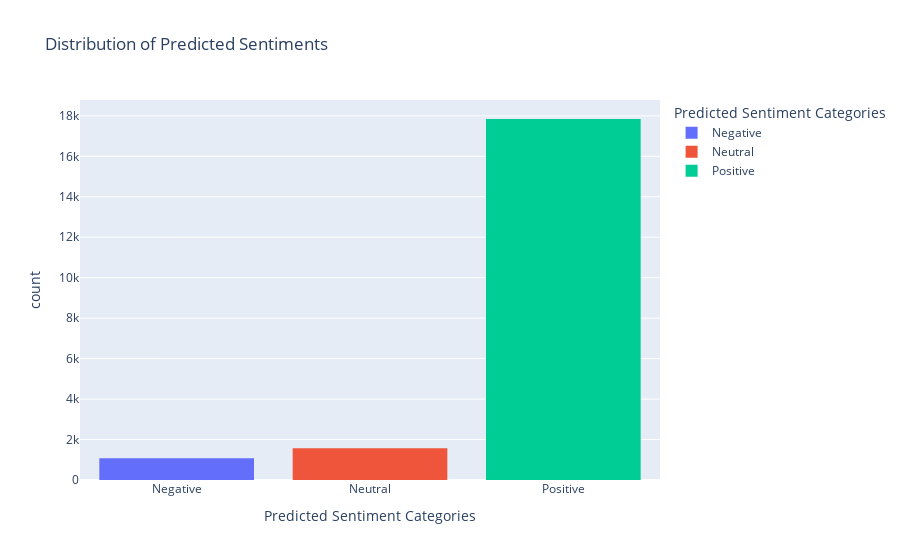
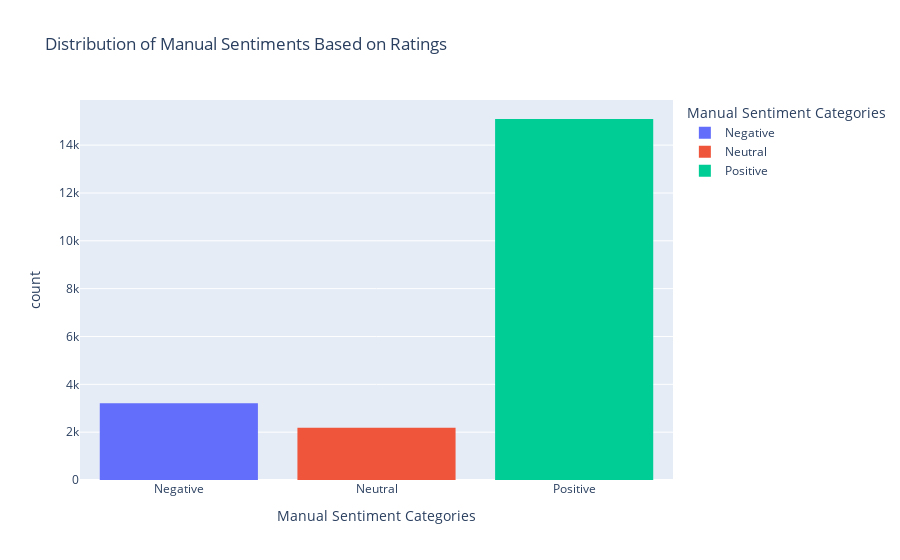

The cell these charts' notebook holds for them, in order:
### Code cell
# Visualization for Predicted Sentiments
fig_pred = px.histogram(df, x='Sentiment_Predicted', color='Sentiment_Predicted',
                        title="Distribution of Predicted Sentiments",
                        labels={'Sentiment_Predicted':'Predicted Sentiment Categories'},
                        category_orders={"Sentiment_Predicted": ["Negative", "Neutral", "Positive"]})
fig_pred.show()

# Visualization for Manual Sentiments
fig_manual = px.histogram(df, x='Sentiment_Manual', color='Sentiment_Manual',
                          title="Distribution of Manual Sentiments Based on Ratings",
                          labels={'Sentiment_Manual':'Manual Sentiment Categories'},
                          category_orders={"Sentiment_Manual": ["Negative", "Neutral", "Positive"]})
fig_manual.show()

### Figure 1 — Plotly figure (JSON) as saved in the notebook; plotly's stock layout.template omitted (floating-point values rounded to 4 significant figures; data arrays with more than 128 entries replaced by an {"elided": "..."} marker saying what was removed)
{"data": [{"alignmentgroup": "True", "bingroup": "x", "hovertemplate": "Predicted Sentiment Categories=%{x}<br>count=%{y}<extra></extra>", "legendgroup": "Negative", "marker": {"color": "#636efa", "pattern": {"shape": ""}}, "name": "Negative", "offsetgroup": "Negative", "orientation": "v", "showlegend": true, "type": "histogram", "x": {"elided": "1079 str values"}, "xaxis": "x", "yaxis": "y"}, {"alignmentgroup": "True", "bingroup": "x", "hovertemplate": "Predicted Sentiment Categories=%{x}<br>count=%{y}<extra></extra>", "legendgroup": "Neutral", "marker": {"color": "#EF553B", "pattern": {"shape": ""}}, "name": "Neutral", "offsetgroup": "Neutral", "orientation": "v", "showlegend": true, "type": "histogram", "x": {"elided": "1567 str values"}, "xaxis": "x", "yaxis": "y"}, {"alignmentgroup": "True", "bingroup": "x", "hovertemplate": "Predicted Sentiment Categories=%{x}<br>count=%{y}<extra></extra>", "legendgroup": "Positive", "marker": {"color": "#00cc96", "pattern": {"shape": ""}}, "name": "Positive", "offsetgroup": "Positive", "orientation": "v", "showlegend": true, "type": "histogram", "x": {"elided": "17845 str values"}, "xaxis": "x", "yaxis": "y"}], "layout": {"barmode": "relative", "legend": {"title": {"text": "Predicted Sentiment Categories"}, "tracegroupgap": 0}, "title": {"text": "Distribution of Predicted Sentiments"}, "xaxis": {"anchor": "y", "categoryarray": ["Negative", "Neutral", "Positive"], "categoryorder": "array", "domain": [0, 1], "title": {"text": "Predicted Sentiment Categories"}}, "yaxis": {"anchor": "x", "domain": [0, 1], "title": {"text": "count"}}}}

### Figure 2 — Plotly figure (JSON) as saved in the notebook; plotly's stock layout.template omitted (floating-point values rounded to 4 significant figures; data arrays with more than 128 entries replaced by an {"elided": "..."} marker saying what was removed)
{"data": [{"alignmentgroup": "True", "bingroup": "x", "hovertemplate": "Manual Sentiment Categories=%{x}<br>count=%{y}<extra></extra>", "legendgroup": "Negative", "marker": {"color": "#636efa", "pattern": {"shape": ""}}, "name": "Negative", "offsetgroup": "Negative", "orientation": "v", "showlegend": true, "type": "histogram", "x": {"elided": "3214 str values"}, "xaxis": "x", "yaxis": "y"}, {"alignmentgroup": "True", "bingroup": "x", "hovertemplate": "Manual Sentiment Categories=%{x}<br>count=%{y}<extra></extra>", "legendgroup": "Neutral", "marker": {"color": "#EF553B", "pattern": {"shape": ""}}, "name": "Neutral", "offsetgroup": "Neutral", "orientation": "v", "showlegend": true, "type": "histogram", "x": {"elided": "2184 str values"}, "xaxis": "x", "yaxis": "y"}, {"alignmentgroup": "True", "bingroup": "x", "hovertemplate": "Manual Sentiment Categories=%{x}<br>count=%{y}<extra></extra>", "legendgroup": "Positive", "marker": {"color": "#00cc96", "pattern": {"shape": ""}}, "name": "Positive", "offsetgroup": "Positive", "orientation": "v", "showlegend": true, "type": "histogram", "x": {"elided": "15093 str values"}, "xaxis": "x", "yaxis": "y"}], "layout": {"barmode": "relative", "legend": {"title": {"text": "Manual Sentiment Categories"}, "tracegroupgap": 0}, "title": {"text": "Distribution of Manual Sentiments Based on Ratings"}, "xaxis": {"anchor": "y", "categoryarray": ["Negative", "Neutral", "Positive"], "categoryorder": "array", "domain": [0, 1], "title": {"text": "Manual Sentiment Categories"}}, "yaxis": {"anchor": "x", "domain": [0, 1], "title": {"text": "count"}}}}
